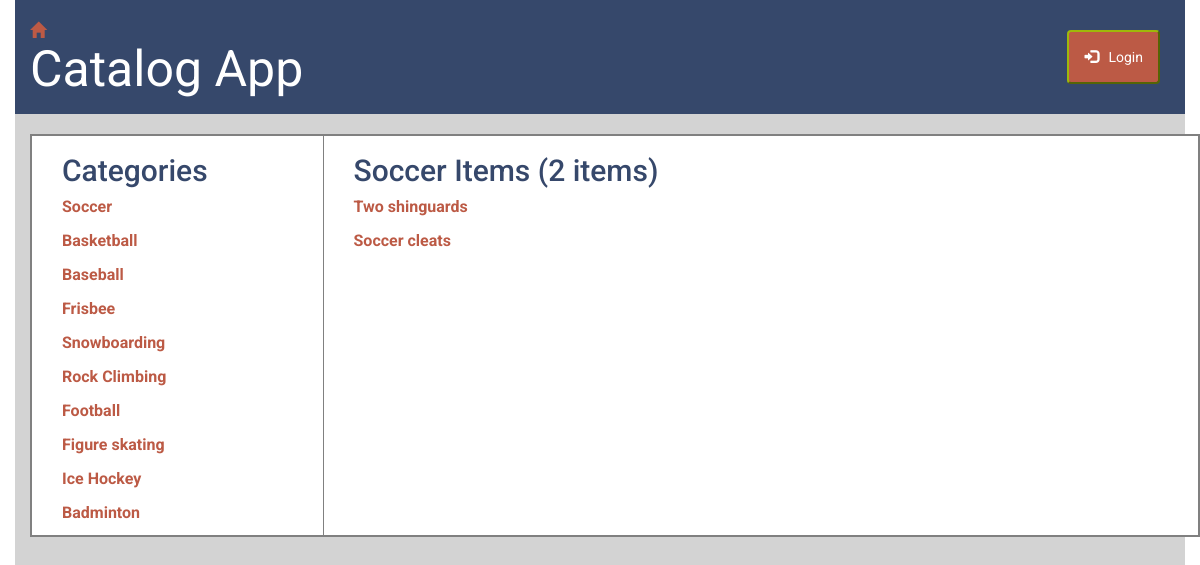
/catalog/Soccer/items, run on the app's committed database.
### database_setup.py (models this page shows, shortened)
class Game(Base):
    __tablename__ = "game"
    name = Column(String(80), nullable=False)
    id = Column(Integer, primary_key=True)
    user_id = Column(Integer, ForeignKey('user.id'))
    user = relationship(User)
    __table_args__ = (UniqueConstraint('name'),
                      )

class GameItem(Base):
    __tablename__ = "gameitem"
    name = Column(String(80), nullable=False)
    id = Column(Integer, primary_key=True)
    description = Column(String(250))
    game_id = Column(Integer, ForeignKey('game.id'))
    game = relationship(Game)
    user_id = Column(Integer, ForeignKey('user.id'))
    user = relationship(User)
    __table_args__ = (UniqueConstraint('name', 'game_id',
                      name='_game_item_uc'),
                      )

### models/gameitems.py (the view)
@itemspage.route('/catalog/<game_name>/items')
@check_game
def gameItems(game_name):
    if 'username' not in login_session:
        games = session.query(Game).all()
        selected_game = session.query(Game).filter_by(name=game_name).first()
        game_items = session.query(GameItem).filter_by(
            game_id=selected_game.id).all()
        return render_template('publicgameitems.html', all_games=games,
                               items=game_items)
    else:
        return redirect(url_for('itemspage.gameItemsLoggedin',
                                game_name=game_name))

### templates/publicgameitems.html (shortened to what this page needs)
{% extends "main.html" %}
{% block content %}
{% include "header.html" %}
<main class="container-fluid fill">
	<div class="container catalog margin-top">
		<div class="row">
			<aside class="border-right padding-left col-md-3">
				<h2> Categories </h2>
				{% for i in all_games %}
				<div class="games margin-bottom">
				<a href="{{ url_for('itemspage.gameItems', game_name = i.name)}}"> {{i.name}} </a>
				</div>
				{% endfor %}
			</aside>
			<section class="padding-left col-md-9">
				<h2> {{items[0].game.name}} Items ({{ items|length }} items)</h2>
				{% for i in items %}
					<div class="margin-bottom">
						<a href="{{ url_for('descpage.itemDesc', item_name=i.name, game_name=i.game.name) }}">{{i.name}}</a>
					</div>
				{% endfor %}
			</section>
		</div>
	</div>
</main>
{% endblock %}

### static/style.css (style rules this page uses)
* { font-family: "Helvetica Neue Bold", Roboto, Helvetica, Arial, sans-serif; font-weight: 700; }
body { height: 100%; width: 100%; position: absolute; }
h2 { font-size: 30px; color: #36486b; line-height: 29px; }
a { font-size: 16px; color: #bc5a45; line-height: 24px; padding-bottom: 20px; }
.container-fluid { height: inherit; }
.fill { background-color: #D3D3D3; }
.catalog { border: 2px solid grey; background-color: #FFFFFF; }
.border-right { border-right: 1px solid grey; }
.padding-left { padding-left: 30px; }
.margin-bottom { margin-bottom: 10px; }
.margin-top { margin-top: 20px; }

### data on the page
Game: name "Soccer"
Game: name "Basketball"
Game: name "Baseball"
Game: name "Frisbee"
Game: name "Snowboarding"
Game: name "Rock Climbing"
Game: name "Football"
Game: name "Figure skating"
Game: name "Ice Hockey"
Game: name "Badminton"
GameItem: name "Two shinguards"
GameItem: name "Soccer cleats"

### other printed values
{{ items|length }} "2"
